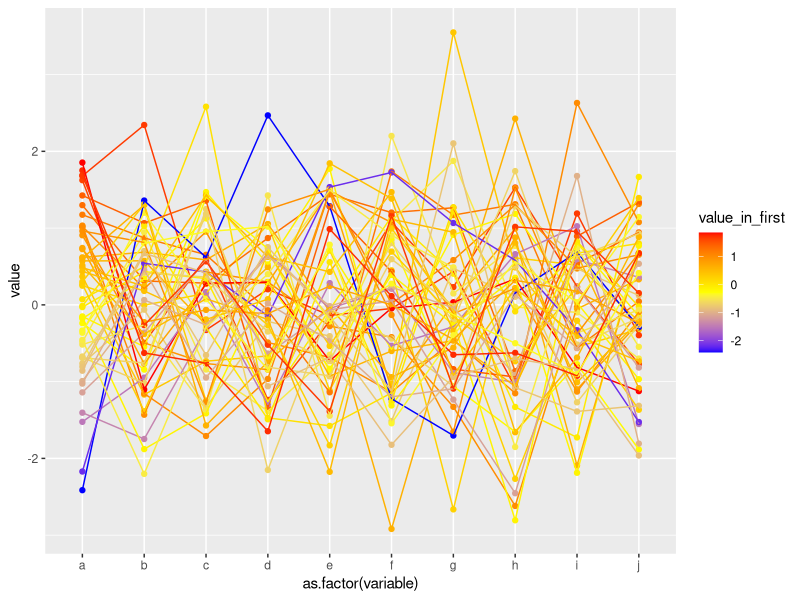

Source code (R):
##'----------------------------------------------------------------------------------------------------#
##'  Author      : BSU - Dr. Simon Cockell                                                             |
##'  Language    : R Statistical Programming Language                                                  |
##'  Developers  : Dr. Simon Cockell                                                                   |
##'                Andrew Skelton                                                                      |
##'  Description : An R function that takes an expression set and optionally a character               |
##'                vector for custom x-axis labels. Produces a "GeneSpring" style profile plot from    |
##'                microarray data.                                                                    |
##'  Parameters  : expression_matrix | type: expressionset | Required | Def: NA                        |
##'                x_lab             | type: chr vector    | Optional | Def: colnames of expressionset |
##'                                                                                                    |
##'----------------------------------------------------------------------------------------------------#

require(ggplot2)
require(reshape2)

##' This function plots a "GeneSpring" style profile plot from microarray data
plot_profile <- function(expression_matrix, x_lab=colnames(expression_matrix)) {
  
  ##' Rearrange the data matrix as a data frame, and add a column for grouping
  for_profile <- as.data.frame(expression_matrix)
  for_profile$probe <- row.names(for_profile)
  ##' melt the data into the long form (1 row per observation)
  melted <- melt(for_profile, id='probe')
  ##' order by the grouping factor (probe name)
  melted <- melted[with(melted, order(probe)), ]
  ##' Add an observation to colour by (as with GeneSpring plots, this is expression
  ##' in the left-most array)  
  melted$value_in_first = rep(melted[melted$probe==melted$probe & melted$variable==colnames(expression_matrix)[1],]$value,
                              each=ncol(expression_matrix))

  ##' construct the plot in ggplot2, grouping by probe, and colouring by expression
  ##' in the first sample
  g <- ggplot(data=melted, aes(x=as.factor(variable), y=value))

  g +
    scale_x_discrete(labels=x_lab) + 
    geom_point(aes(group=probe, colour=value_in_first)) +
    geom_line(aes(group=probe, colour=value_in_first)) +
    scale_colour_gradient2(low='blue', high='red', mid='yellow', midpoint=(max(melted$value_in_first) + min(melted$value_in_first))/2)
}

##' generate some random, not microarray like data for example
em <- matrix(rnorm(50*10), ncol=10)
colnames(em) <- letters[1:10]
plot_profile(em)
